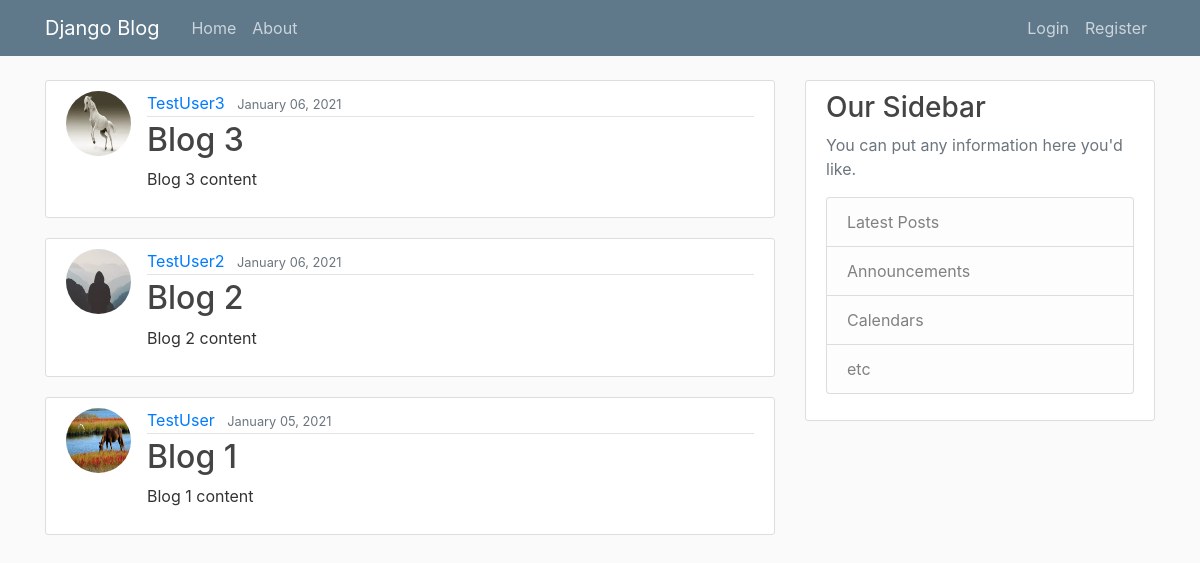
Before: / with the older database file.
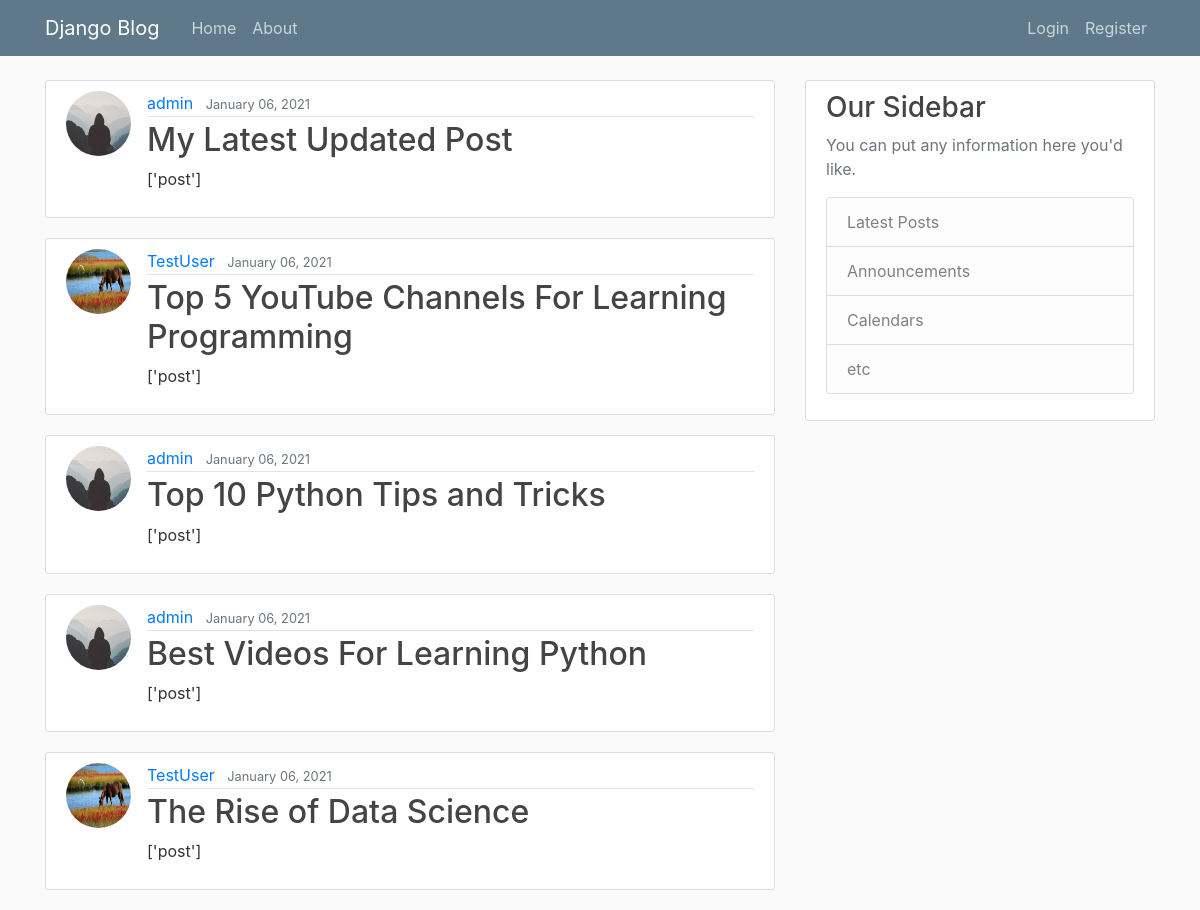
After: the same page with the newer database file.
### blog/models.py (models this page shows, shortened)
class Post(models.Model):
    title=models.CharField(max_length=100)
    content=models.TextField()
    date_posted=models.DateTimeField(default=timezone.now)
    author=models.ForeignKey(User, on_delete=models.CASCADE)

### users/models.py (models this page shows, shortened)
class Profile(models.Model):
    user=models.OneToOneField(User, on_delete=models.CASCADE)
    image=models.ImageField(default='default.jpg',upload_to='profile_pics')

### blog/views.py (the view)
# urls.py: path('', PostListView.as_view(), name='blog-home'),
class PostListView(ListView):
    model = Post
    template_name = 'home.html'  # <app>/<model>_<viewtype>.html
    context_object_name = 'posts'
    ordering = ['-date_posted']
    paginate_by=5

### templates/home.html
{% extends "base.html" %}
{% block content %}
    {% for post in posts %}
        <article class="media content-section">
          <img class="rounded-circle article-img" src="{{ post.author.profile.image.url }}">
          <div class="media-body">
            <div class="article-metadata">
              <a class="mr-2" href="#">{{ post.author }}</a>
              <small class="text-muted">{{ post.date_posted|date:"F d, Y" }}</small>
            </div>
            <h2><a class="article-title" href="{% url 'post-detail' post.id %}">{{ post.title }}</a></h2>
            <p class="article-content">{{ post.content }}</p>
          </div>
        </article>
    {% endfor %}
{% endblock content %}

Changed rows visible on the page:
no longer on this page (row unchanged): Post: author.profile.image (picture), author "TestUser3", date_posted "January 06, 2021", title "Blog 3", content "Blog 3 content"
no longer on this page (row unchanged): Post: author.profile.image (placeholder picture), author "TestUser2", date_posted "January 06, 2021", title "Blog 2", content "Blog 2 content"
no longer on this page (row unchanged): Post: author.profile.image (picture), author "TestUser", date_posted "January 05, 2021", title "Blog 1", content "Blog 1 content"
added Post: author.profile.image (placeholder picture), author "admin", date_posted "January 06, 2021", title "My Latest Updated Post", content "['post']"
added Post: author.profile.image (picture), author "TestUser", date_posted "January 06, 2021", title "Top 5 YouTube Channels For Learning Programming", content "['post']"
added Post: author.profile.image (placeholder picture), author "admin", date_posted "January 06, 2021", title "Top 10 Python Tips and Tricks", content "['post']"
added Post: author.profile.image (placeholder picture), author "admin", date_posted "January 06, 2021", title "Best Videos For Learning Python", content "['post']"
added Post: author.profile.image (picture), author "TestUser", date_posted "January 06, 2021", title "The Rise of Data Science", content "['post']"
